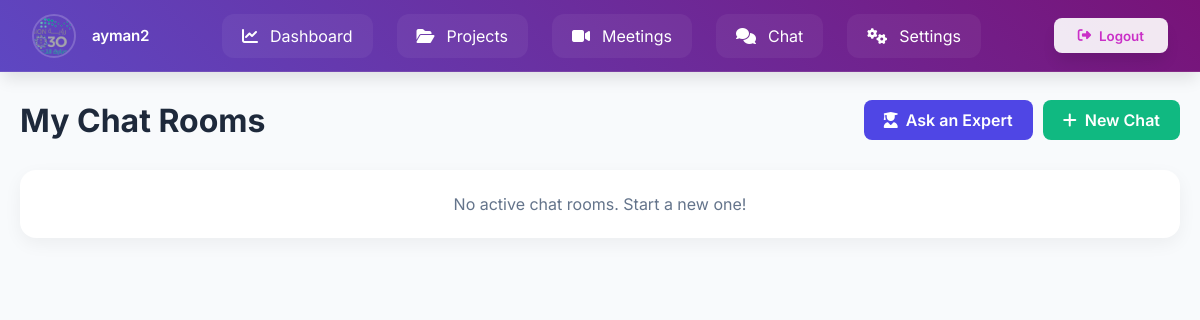
Before: /chat/ (signed in) with the older database file.
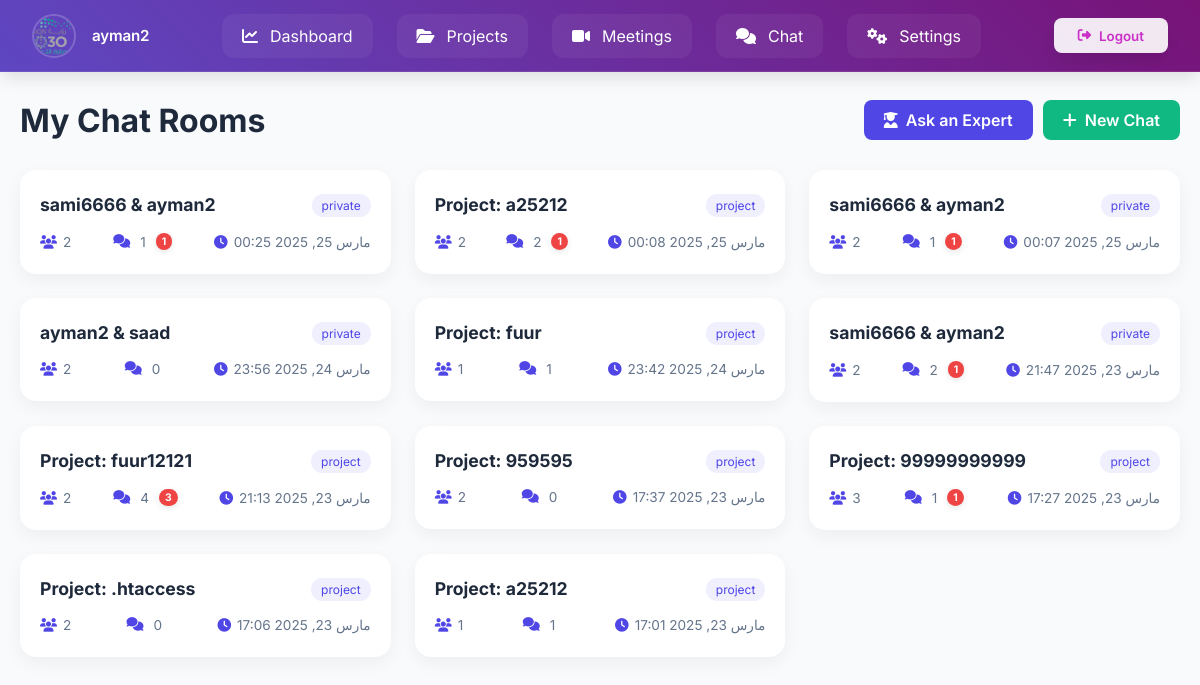
After: the same page with the newer database file.
### users/models.py (models this page shows, shortened)
class CustomUser(AbstractUser):
    phone_regex = RegexValidator(
        regex=r'^05\d{8}$',
        message="رقم الجوال يجب أن يبدأ بـ 05 ويحتوي على 10 أرقام فقط."
    )
    phone_number = models.CharField(
        max_length=10,
        unique=True,
        validators=[phone_regex],
        help_text="رقم الجوال يجب أن يبدأ بـ 05 ويكون مكونًا من 10 أرقام."
    )
    ROLE_CHOICES = [
        ('member', 'Member'),  # العضو العادي
        ('expert', 'Expert')   # الخبير
    ]
    role = models.CharField(
    max_length=10,
    choices=ROLE_CHOICES,
    default='member'
    )
    profile_image = models.ImageField(
    upload_to='profile_pics/',
    default='profile_pics/p.png',  # تعيين صورة افتراضية عند إنشاء الحساب
    blank=True,
    null=True
    )
    groups = models.ManyToManyField(
        'auth.Group',
        related_name='custom_user_groups',
        blank=True
    )
    user_permissions = models.ManyToManyField(
        'auth.Permission',
        related_name='custom_user_permissions',
        blank=True
    )

### chat/models.py (models this page shows, shortened)
class ChatRoom(models.Model):
    ROOM_TYPES = [
        ('project', 'Project Chat'),
        ('private', 'Private Chat'),
        ('public', 'Public Chat'),
        ('expert', 'Expert Chat'),
    ]
    room_type = models.CharField(max_length=20, choices=ROOM_TYPES)
    name = models.CharField(max_length=255, blank=True, null=True)  # اسم وصفي اختياري
    project = models.ForeignKey(Project, on_delete=models.CASCADE, null=True, blank=True)
    participants = models.ManyToManyField(CustomUser, related_name='chat_rooms')
    created_at = models.DateTimeField(auto_now_add=True)

### chat/views.py (the view)
# urls.py: path('', chat_list, name='chat_list'),
@login_required
def chat_list(request):
    chats = ChatRoom.objects.filter(participants=request.user).annotate(
        unread_count=Count(
            'messages',
            filter=Q(messages__is_read=False) & ~Q(messages__sender=request.user)
        )
    ).order_by('-created_at')
    return render(request, 'chat_list.html', {'chats': chats})

### templates/chat_list.html (shortened to what this page needs)
<!DOCTYPE html>
<html lang="en">
<head>
  <link rel="stylesheet" href="https://cdnjs.cloudflare.com/ajax/libs/font-awesome/6.4.0/css/all.min.css" />
</head>
<body>
  {% include 'navbar.html' %}
  <div class="container">
    <div class="header">
      <h1>My Chat Rooms</h1>
      <div class="actions">
        <a href="{% url 'expert_page' %}" class="btn btn-expert">
          <i class="fas fa-user-graduate"></i> Ask an Expert
        </a>
        <a href="{% url 'start_private_chat' %}" class="btn btn-user">
          <i class="fas fa-plus"></i> New Chat
        </a>
      </div>
    </div>
    <div class="chat-grid">
      {% for chat in chats %}
      <a href="{% url 'chat_detail' chat.id %}" class="chat-link">
        <div class="chat-card">
          <div class="chat-header">
            <div class="chat-title">{{ chat.name|default:"Unnamed Chat" }}</div>
            <div class="chat-type">{{ chat.room_type }}</div>
          </div>
          <div class="chat-meta">
            <span><i class="fas fa-users"></i>{{ chat.participants.count }}</span>
            <span class="message-count">
              <i class="fas fa-comments"></i>{{ chat.messages.count }}
              {% if chat.unread_count > 0 %}
              <span class="unread-badge">{{ chat.unread_count }}</span>
              {% endif %}
            </span>
            <span><i class="fas fa-clock"></i>{{ chat.created_at|date:"F d, Y H:i" }}</span>
          </div>
        </div>
      </a>
      {% empty %}
      <div class="chat-card">
        <p style="text-align:center; color: var(--subtle);">No active chat rooms. Start a new one!</p>
      </div>
      {% endfor %}
    </div>
  </div>
</body>
</html>

### templates/navbar.html (shortened to what this page needs)
<!DOCTYPE html>
<html lang="en">
<head>
    <link rel="stylesheet" href="https://cdnjs.cloudflare.com/ajax/libs/font-awesome/6.4.2/css/all.min.css">
</head>
<body>
    <nav class="navbar">
        <div class="profile">
            <img src="{{ user.profile_image.url }}"
                 class="profile__image"
                 onerror="this.onerror=null; this.src='/media/profile_pics/p.png';"
                 alt="User profile">
            <span class="profile__name">{{ user.username }}</span>
        </div>
        <div class="nav-links">
            <a href="{% url 'dashboard' %}" class="nav-link">
                <i class="fas fa-chart-line"></i>
                <span>Dashboard</span>
            </a>
            <a href="{% url 'projects_list' %}" class="nav-link">
                <i class="fas fa-folder-open"></i>
                <span>Projects</span>
            </a>
            <a href="{% url 'meeting_list' %}" class="nav-link">
                <i class="fas fa-video"></i>
                <span>Meetings</span>
            </a>
            <a href="{% url 'chat_list' %}" class="nav-link">
                <i class="fas fa-comments"></i>
                <span>Chat</span>
            </a>
            <a href="{% url 'settings' %}" class="nav-link">
                <i class="fas fa-cogs"></i>
                <span>Settings</span>
            </a>
        </div>
        <form id="logout-form" action="{% url 'logout' %}" method="post">
            <button type="submit" class="logout">
                <i class="fas fa-sign-out-alt"></i>
                <span class="logout__text">Logout</span>
            </button>
        </form>
    </nav>
</body>
</html>

### templates/chat_list.html (style rules this page uses)
:root { --primary: #4f46e5; --secondary: #10b981; --danger: #ef4444; --bg: #f1f5f9; --white: #ffffff; --text: #1e293b; --subtle: #64748b; }
body { margin: 0; font-family: 'Inter', sans-serif; background: var(--bg); }
.container { max-width: 1200px; margin: auto; padding: 100px 20px 40px; }
.header { display: flex; justify-content: space-between; align-items: center; margin-bottom: 30px; flex-wrap: wrap; gap: 16px; }
.header h1 { font-size: 2rem; font-weight: 700; color: var(--text); margin: 0; }
.actions { display: flex; gap: 10px; flex-wrap: wrap; }
.btn { padding: 10px 20px; border-radius: 8px; font-weight: 600; color: white; text-decoration: none; display: flex; align-items: center; gap: 8px; white-space: nowrap; }
.btn-expert { background: var(--primary); }
.btn-user { background: var(--secondary); }
.chat-grid { display: grid; grid-template-columns: repeat(auto-fit, minmax(320px, 1fr)); gap: 24px; }
.chat-card { background: var(--white); border-radius: 16px; box-shadow: 0 6px 18px rgba(0,0,0,0.05); padding: 24px 20px; position: relative; transition: transform 0.2s ease; }
.chat-header { display: flex; justify-content: space-between; align-items: start; margin-bottom: 16px; gap: 10px; flex-wrap: wrap; }
.chat-title { font-size: 1.1rem; font-weight: 700; color: var(--text); word-break: break-word; }
.chat-type { font-size: 0.75rem; background: rgba(99,102,241,0.1); padding: 4px 10px; border-radius: 999px; color: var(--primary); }
.chat-meta { display: flex; justify-content: space-between; align-items: center; flex-wrap: wrap; gap: 10px; font-size: 0.85rem; color: var(--subtle); }
.chat-meta i { margin-right: 6px; color: var(--primary); }
.message-count { position: relative; display: inline-flex; align-items: center; gap: 4px; }
.unread-badge { position: relative; background: var(--danger); color: white; font-size: 0.65rem; font-weight: 700; padding: 2px 6px; border-radius: 999px; margin-left: 6px; box-shadow: 0 2px 6px rgba(0,0,0,0.1); }
.chat-link { text-decoration: none; color: inherit; display: block; }

### templates/navbar.html (style rules this page uses)
:root { --primary-500: #9625af; --primary-600: #ca2fc7; --surface-100: #f8fafc; --surface-900: #0f172a; --text-primary: #1e293b; --text-inverse: #ffffff; --transition-default: 300ms cubic-bezier(0.4, 0, 0.2, 1); --shadow-lg: 0 10px 15px -3px rgba(0, 0, 0, 0.1); }
* { margin: 0; padding: 0; box-sizing: border-box; font-family: 'Inter', system-ui, sans-serif; }
body { background-color: var(--surface-100); color: var(--text-primary); }
.navbar { position: fixed; top: 0; left: 0; width: 100%; height: 72px; display: flex; align-items: center; justify-content: space-between; padding: 0 2rem; background: linear-gradient(45deg, #5e47c2, #781378); backdrop-filter: blur(12px); box-shadow: var(--shadow-lg); z-index: 1000; border-bottom: 1px solid rgba(255, 255, 255, 0.1); }
.profile { display: flex; align-items: center; gap: 1rem; color: var(--text-inverse); position: relative; }
.profile__image { width: 44px; height: 44px; border-radius: 50%; object-fit: cover; border: 2px solid rgba(255, 255, 255, 0.2); transition: transform var(--transition-default); }
.profile__name { font-weight: 600; font-size: 0.95rem; letter-spacing: -0.2px; }
.nav-links { display: flex; gap: 1.5rem; align-items: center; transition: transform var(--transition-default); }
.nav-link { color: var(--text-inverse); text-decoration: none; padding: 0.75rem 1.25rem; border-radius: 0.75rem; display: flex; align-items: center; gap: 0.75rem; position: relative; background: rgba(255, 255, 255, 0.05); transition: all var(--transition-default); }
.nav-link::after { content: ''; position: absolute; bottom: 0; left: 50%; width: 0; height: 2px; background: var(--text-inverse); transition: all var(--transition-default); }
.logout { background: rgba(255, 255, 255, 0.9); color: var(--primary-600); border: none; padding: 0.6rem 1.5rem; border-radius: 0.5rem; display: flex; align-items: center; gap: 0.5rem; cursor: pointer; transition: all var(--transition-default); font-weight: 600; box-shadow: var(--shadow-lg); }

Changed rows visible on the page:
added ChatRoom: name "sami6666 & ayman2", room_type "private", participants.count "2", messages.count "1", unread_count "1", created_at "مارس 25, 2025 00:25"
added ChatRoom: name "Project: a25212", room_type "project", participants.count "2", messages.count "2", unread_count "1", created_at "مارس 25, 2025 00:08"
added ChatRoom: name "sami6666 & ayman2", room_type "private", participants.count "2", messages.count "1", unread_count "1", created_at "مارس 25, 2025 00:07"
added ChatRoom: name "ayman2 & saad", room_type "private", participants.count "2", messages.count "0", created_at "مارس 24, 2025 23:56"
added ChatRoom: name "Project: fuur", room_type "project", participants.count "1", messages.count "1", created_at "مارس 24, 2025 23:42"
added ChatRoom: name "sami6666 & ayman2", room_type "private", participants.count "2", messages.count "2", unread_count "1", created_at "مارس 23, 2025 21:47"
added ChatRoom: name "Project: fuur12121", room_type "project", participants.count "2", messages.count "4", unread_count "3", created_at "مارس 23, 2025 21:13"
added ChatRoom: name "Project: 959595", room_type "project", participants.count "2", messages.count "0", created_at "مارس 23, 2025 17:37"
added ChatRoom: name "Project: 99999999999", room_type "project", participants.count "3", messages.count "1", unread_count "1", created_at "مارس 23, 2025 17:27"
added ChatRoom: name "Project: .htaccess", room_type "project", participants.count "2", messages.count "0", created_at "مارس 23, 2025 17:06"
added ChatRoom: name "Project: a25212", room_type "project", participants.count "1", messages.count "1", created_at "مارس 23, 2025 17:01"
Other visible differences:
text no longer shown: "No active chat rooms. Start a new one!"
